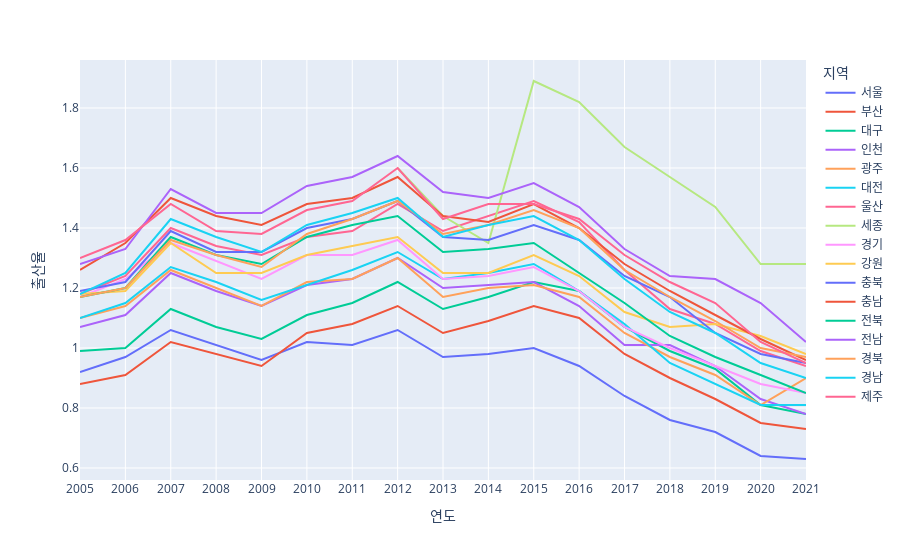

Notebook source saved alongside this figure:
### Markdown cell above
## 시각화III: 시도별 출산율 시각화

### Code cell
df1.plot.line(backend='plotly',x='연도',y='출산율',color='지역')

### Figure 1 — Plotly figure (JSON) as saved in the notebook; plotly's stock layout.template omitted (floating-point values rounded to 4 significant figures)
{"data": [{"hovertemplate": "지역=서울<br>연도=%{x}<br>출산율=%{y}<extra></extra>", "legendgroup": "서울", "line": {"color": "#636efa", "dash": "solid"}, "marker": {"symbol": "circle"}, "mode": "lines", "name": "서울", "orientation": "v", "showlegend": true, "type": "scatter", "x": ["2005", "2006", "2007", "2008", "2009", "2010", "2011", "2012", "2013", "2014", "2015", "2016", "2017", "2018", "2019", "2020", "2021"], "xaxis": "x", "y": [0.92, 0.97, 1.06, 1.01, 0.96, 1.02, 1.01, 1.06, 0.97, 0.98, 1, 0.94, 0.84, 0.76, 0.72, 0.64, 0.63], "yaxis": "y"}, {"hovertemplate": "지역=부산<br>연도=%{x}<br>출산율=%{y}<extra></extra>", "legendgroup": "부산", "line": {"color": "#EF553B", "dash": "solid"}, "marker": {"symbol": "circle"}, "mode": "lines", "name": "부산", "orientation": "v", "showlegend": true, "type": "scatter", "x": ["2005", "2006", "2007", "2008", "2009", "2010", "2011", "2012", "2013", "2014", "2015", "2016", "2017", "2018", "2019", "2020", "2021"], "xaxis": "x", "y": [0.88, 0.91, 1.02, 0.98, 0.94, 1.05, 1.08, 1.14, 1.05, 1.09, 1.14, 1.1, 0.98, 0.9, 0.83, 0.75, 0.73], "yaxis": "y"}, {"hovertemplate": "지역=대구<br>연도=%{x}<br>출산율=%{y}<extra></extra>", "legendgroup": "대구", "line": {"color": "#00cc96", "dash": "solid"}, "marker": {"symbol": "circle"}, "mode": "lines", "name": "대구", "orientation": "v", "showlegend": true, "type": "scatter", "x": ["2005", "2006", "2007", "2008", "2009", "2010", "2011", "2012", "2013", "2014", "2015", "2016", "2017", "2018", "2019", "2020", "2021"], "xaxis": "x", "y": [0.99, 1, 1.13, 1.07, 1.03, 1.11, 1.15, 1.22, 1.13, 1.17, 1.22, 1.19, 1.07, 0.99, 0.93, 0.81, 0.78], "yaxis": "y"}, {"hovertemplate": "지역=인천<br>연도=%{x}<br>출산율=%{y}<extra></extra>", "legendgroup": "인천", "line": {"color": "#ab63fa", "dash": "solid"}, "marker": {"symbol": "circle"}, "mode": "lines", "name": "인천", "orientation": "v", "showlegend": true, "type": "scatter", "x": ["2005", "2006", "2007", "2008", "2009", "2010", "2011", "2012", "2013", "2014", "2015", "2016", "2017", "2018", "2019", "2020", "2021"], "xaxis": "x", "y": [1.07, 1.11, 1.25, 1.19, 1.14, 1.21, 1.23, 1.3, 1.2, 1.21, 1.22, 1.14, 1.01, 1.01, 0.94, 0.83, 0.78], "yaxis": "y"}, {"hovertemplate": "지역=광주<br>연도=%{x}<br>출산율=%{y}<extra></extra>", "legendgroup": "광주", "line": {"color": "#FFA15A", "dash": "solid"}, "marker": {"symbol": "circle"}, "mode": "lines", "name": "광주", "orientation": "v", "showlegend": true, "type": "scatter", "x": ["2005", "2006", "2007", "2008", "2009", "2010", "2011", "2012", "2013", "2014", "2015", "2016", "2017", "2018", "2019", "2020", "2021"], "xaxis": "x", "y": [1.1, 1.14, 1.26, 1.2, 1.14, 1.22, 1.23, 1.3, 1.17, 1.2, 1.21, 1.17, 1.05, 0.97, 0.91, 0.81, 0.9], "yaxis": "y"}, {"hovertemplate": "지역=대전<br>연도=%{x}<br>출산율=%{y}<extra></extra>", "legendgroup": "대전", "line": {"color": "#19d3f3", "dash": "solid"}, "marker": {"symbol": "circle"}, "mode": "lines", "name": "대전", "orientation": "v", "showlegend": true, "type": "scatter", "x": ["2005", "2006", "2007", "2008", "2009", "2010", "2011", "2012", "2013", "2014", "2015", "2016", "2017", "2018", "2019", "2020", "2021"], "xaxis": "x", "y": [1.1, 1.15, 1.27, 1.22, 1.16, 1.21, 1.26, 1.32, 1.23, 1.25, 1.28, 1.19, 1.08, 0.95, 0.88, 0.81, 0.81], "yaxis": "y"}, {"hovertemplate": "지역=울산<br>연도=%{x}<br>출산율=%{y}<extra></extra>", "legendgroup": "울산", "line": {"color": "#FF6692", "dash": "solid"}, "marker": {"symbol": "circle"}, "mode": "lines", "name": "울산", "orientation": "v", "showlegend": true, "type": "scatter", "x": ["2005", "2006", "2007", "2008", "2009", "2010", "2011", "2012", "2013", "2014", "2015", "2016", "2017", "2018", "2019", "2020", "2021"], "xaxis": "x", "y": [1.18, 1.24, 1.4, 1.34, 1.31, 1.37, 1.39, 1.48, 1.39, 1.44, 1.49, 1.42, 1.26, 1.13, 1.08, 0.99, 0.94], "yaxis": "y"}, {"hovertemplate": "지역=세종<br>연도=%{x}<br>출산율=%{y}<extra></extra>", "legendgroup": "세종", "line": {"color": "#B6E880", "dash": "solid"}, "marker": {"symbol": "circle"}, "mode": "lines", "name": "세종", "orientation": "v", "showlegend": true, "type": "scatter", "x": ["2005", "2006", "2007", "2008", "2009", "2010", "2011", "2012", "2013", "2014", "2015", "2016", "2017", "2018", "2019", "2020", "2021"], "xaxis": "x", "y": [null, null, null, null, null, null, null, 1.6, 1.44, 1.35, 1.89, 1.82, 1.67, 1.57, 1.47, 1.28, 1.28], "yaxis": "y"}, {"hovertemplate": "지역=경기<br>연도=%{x}<br>출산율=%{y}<extra></extra>", "legendgroup": "경기", "line": {"color": "#FF97FF", "dash": "solid"}, "marker": {"symbol": "circle"}, "mode": "lines", "name": "경기", "orientation": "v", "showlegend": true, "type": "scatter", "x": ["2005", "2006", "2007", "2008", "2009", "2010", "2011", "2012", "2013", "2014", "2015", "2016", "2017", "2018", "2019", "2020", "2021"], "xaxis": "x", "y": [1.17, 1.23, 1.35, 1.29, 1.23, 1.31, 1.31, 1.36, 1.23, 1.24, 1.27, 1.19, 1.07, 1, 0.94, 0.88, 0.85], "yaxis": "y"}, {"hovertemplate": "지역=강원<br>연도=%{x}<br>출산율=%{y}<extra></extra>", "legendgroup": "강원", "line": {"color": "#FECB52", "dash": "solid"}, "marker": {"symbol": "circle"}, "mode": "lines", "name": "강원", "orientation": "v", "showlegend": true, "type": "scatter", "x": ["2005", "2006", "2007", "2008", "2009", "2010", "2011", "2012", "2013", "2014", "2015", "2016", "2017", "2018", "2019", "2020", "2021"], "xaxis": "x", "y": [1.18, 1.19, 1.35, 1.25, 1.25, 1.31, 1.34, 1.37, 1.25, 1.25, 1.31, 1.24, 1.12, 1.07, 1.08, 1.04, 0.98], "yaxis": "y"}, {"hovertemplate": "지역=충북<br>연도=%{x}<br>출산율=%{y}<extra></extra>", "legendgroup": "충북", "line": {"color": "#636efa", "dash": "solid"}, "marker": {"symbol": "circle"}, "mode": "lines", "name": "충북", "orientation": "v", "showlegend": true, "type": "scatter", "x": ["2005", "2006", "2007", "2008", "2009", "2010", "2011", "2012", "2013", "2014", "2015", "2016", "2017", "2018", "2019", "2020", "2021"], "xaxis": "x", "y": [1.19, 1.22, 1.39, 1.32, 1.32, 1.4, 1.43, 1.49, 1.37, 1.36, 1.41, 1.36, 1.24, 1.17, 1.05, 0.98, 0.95], "yaxis": "y"}, {"hovertemplate": "지역=충남<br>연도=%{x}<br>출산율=%{y}<extra></extra>", "legendgroup": "충남", "line": {"color": "#EF553B", "dash": "solid"}, "marker": {"symbol": "circle"}, "mode": "lines", "name": "충남", "orientation": "v", "showlegend": true, "type": "scatter", "x": ["2005", "2006", "2007", "2008", "2009", "2010", "2011", "2012", "2013", "2014", "2015", "2016", "2017", "2018", "2019", "2020", "2021"], "xaxis": "x", "y": [1.26, 1.35, 1.5, 1.44, 1.41, 1.48, 1.5, 1.57, 1.44, 1.42, 1.48, 1.4, 1.28, 1.19, 1.11, 1.03, 0.96], "yaxis": "y"}, {"hovertemplate": "지역=전북<br>연도=%{x}<br>출산율=%{y}<extra></extra>", "legendgroup": "전북", "line": {"color": "#00cc96", "dash": "solid"}, "marker": {"symbol": "circle"}, "mode": "lines", "name": "전북", "orientation": "v", "showlegend": true, "type": "scatter", "x": ["2005", "2006", "2007", "2008", "2009", "2010", "2011", "2012", "2013", "2014", "2015", "2016", "2017", "2018", "2019", "2020", "2021"], "xaxis": "x", "y": [1.17, 1.2, 1.37, 1.31, 1.28, 1.37, 1.41, 1.44, 1.32, 1.33, 1.35, 1.25, 1.15, 1.04, 0.97, 0.91, 0.85], "yaxis": "y"}, {"hovertemplate": "지역=전남<br>연도=%{x}<br>출산율=%{y}<extra></extra>", "legendgroup": "전남", "line": {"color": "#ab63fa", "dash": "solid"}, "marker": {"symbol": "circle"}, "mode": "lines", "name": "전남", "orientation": "v", "showlegend": true, "type": "scatter", "x": ["2005", "2006", "2007", "2008", "2009", "2010", "2011", "2012", "2013", "2014", "2015", "2016", "2017", "2018", "2019", "2020", "2021"], "xaxis": "x", "y": [1.28, 1.33, 1.53, 1.45, 1.45, 1.54, 1.57, 1.64, 1.52, 1.5, 1.55, 1.47, 1.33, 1.24, 1.23, 1.15, 1.02], "yaxis": "y"}, {"hovertemplate": "지역=경북<br>연도=%{x}<br>출산율=%{y}<extra></extra>", "legendgroup": "경북", "line": {"color": "#FFA15A", "dash": "solid"}, "marker": {"symbol": "circle"}, "mode": "lines", "name": "경북", "orientation": "v", "showlegend": true, "type": "scatter", "x": ["2005", "2006", "2007", "2008", "2009", "2010", "2011", "2012", "2013", "2014", "2015", "2016", "2017", "2018", "2019", "2020", "2021"], "xaxis": "x", "y": [1.17, 1.2, 1.36, 1.31, 1.27, 1.38, 1.43, 1.49, 1.38, 1.41, 1.46, 1.4, 1.26, 1.17, 1.09, 1, 0.97], "yaxis": "y"}, {"hovertemplate": "지역=경남<br>연도=%{x}<br>출산율=%{y}<extra></extra>", "legendgroup": "경남", "line": {"color": "#19d3f3", "dash": "solid"}, "marker": {"symbol": "circle"}, "mode": "lines", "name": "경남", "orientation": "v", "showlegend": true, "type": "scatter", "x": ["2005", "2006", "2007", "2008", "2009", "2010", "2011", "2012", "2013", "2014", "2015", "2016", "2017", "2018", "2019", "2020", "2021"], "xaxis": "x", "y": [1.18, 1.25, 1.43, 1.37, 1.32, 1.41, 1.45, 1.5, 1.37, 1.41, 1.44, 1.36, 1.23, 1.12, 1.05, 0.95, 0.9], "yaxis": "y"}, {"hovertemplate": "지역=제주<br>연도=%{x}<br>출산율=%{y}<extra></extra>", "legendgroup": "제주", "line": {"color": "#FF6692", "dash": "solid"}, "marker": {"symbol": "circle"}, "mode": "lines", "name": "제주", "orientation": "v", "showlegend": true, "type": "scatter", "x": ["2005", "2006", "2007", "2008", "2009", "2010", "2011", "2012", "2013", "2014", "2015", "2016", "2017", "2018", "2019", "2020", "2021"], "xaxis": "x", "y": [1.3, 1.36, 1.48, 1.39, 1.38, 1.46, 1.49, 1.6, 1.43, 1.48, 1.48, 1.43, 1.31, 1.22, 1.15, 1.02, 0.95], "yaxis": "y"}], "layout": {"autosize": true, "legend": {"title": {"text": "지역"}, "tracegroupgap": 0}, "margin": {"t": 60}, "xaxis": {"anchor": "y", "autorange": true, "domain": [0, 1], "range": [0, 16], "title": {"text": "연도"}, "type": "category"}, "yaxis": {"anchor": "x", "autorange": true, "domain": [0, 1], "range": [0.56, 1.96], "title": {"text": "출산율"}, "type": "linear"}}}
